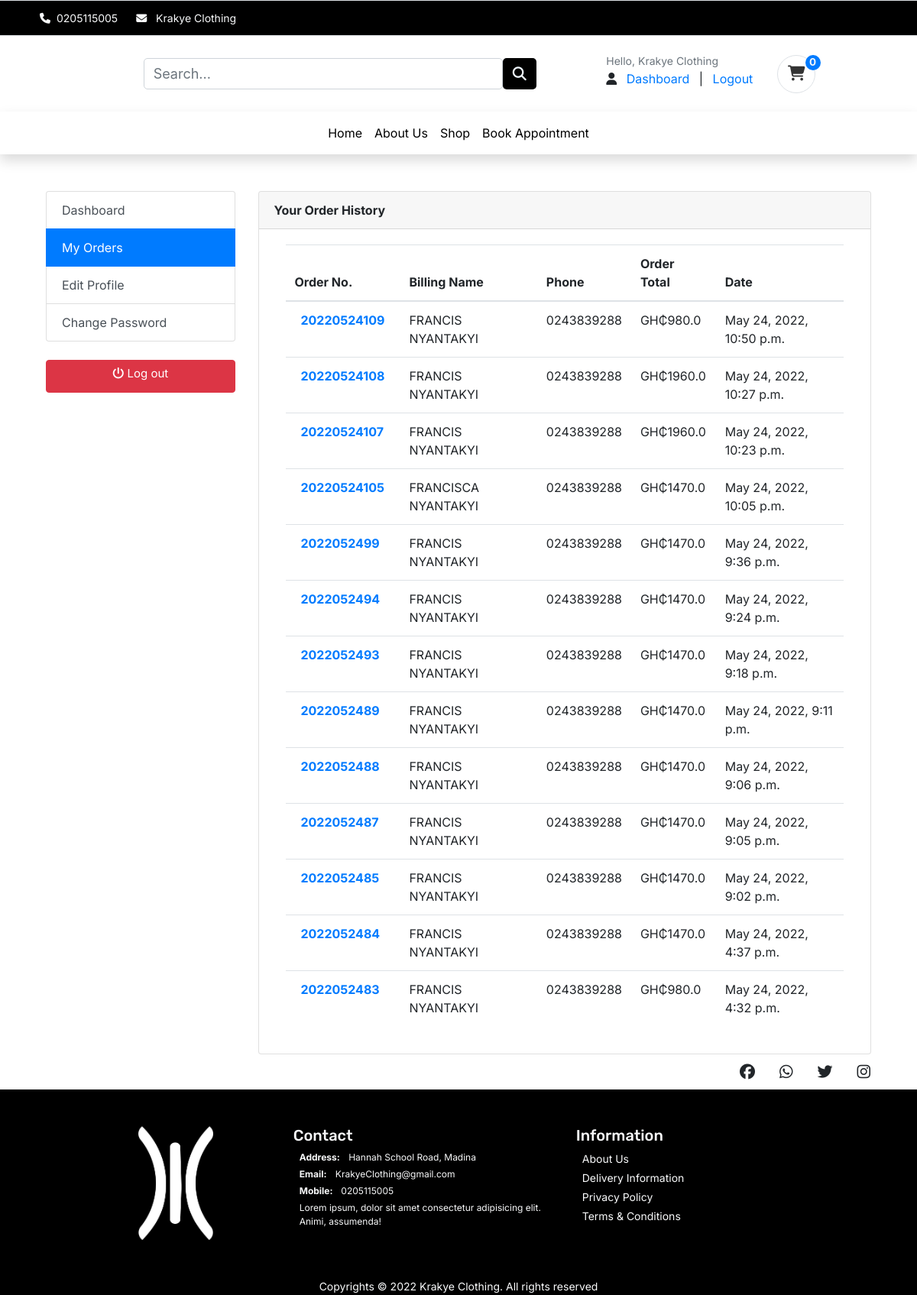
The app's page /account/my_orders/ (signed in) with its own data.
### accounts/models.py (models this page shows, shortened)
class UserBase(AbstractBaseUser, PermissionsMixin):
    username = models.CharField(max_length=150, unique=True)
    email = models.EmailField(_('email address'), unique=True)
    first_name = models.CharField(max_length=150, blank=True)
    last_name = models.CharField(max_length=150, blank=True)
    phone_number = models.CharField(max_length=50)
    address_line_1 = models.CharField(blank=True, max_length=100)
    address_line_2 = models.CharField(blank=True, max_length=100)
    profile_picture = models.ImageField(blank=True, upload_to='userprofile', default='/userprofile/profile_default.png')
    city = models.CharField(blank=True, max_length=20)
    state = models.CharField(blank=True, max_length=20)
    country = models.CharField(blank=True, max_length=20)
    is_active = models.BooleanField(default=False)
    is_staff = models.BooleanField(default=False)
    is_admin = models.BooleanField(default=False)
    date_created = models.DateTimeField(auto_now_add=True)
    last_login = models.DateTimeField(auto_now_add=True)
    updated = models.DateTimeField(auto_now=True)
    objects = CustomAccountManager()
    USERNAME_FIELD = 'email'
    REQUIRED_FIELDS = ['username', 'first_name', 'last_name']
    class Meta:
        verbose_name = "Accounts"
        verbose_name_plural = "Accounts"
        default_permissions = ()
    def __str__(self):
        return self.username
    def full_name(self):
        return f'{self.first_name} {self.last_name}'

### orders/models.py (models this page shows, shortened)
class Order(models.Model):
    STATUS = (
        ('New', 'New'),
        ('Accepted', 'Accepted'),
        ('Completed', 'Completed'),
        ('Cancelled', 'Cancelled'),
    )
    user = models.ForeignKey(UserBase, on_delete=models.SET_NULL, null=True)
    payment = models.ForeignKey(Payment, on_delete=models.SET_NULL, blank=True, null=True)
    order_number = models.CharField(max_length=20)
    first_name = models.CharField(max_length=100)
    last_name = models.CharField(max_length=100)
    phone = models.CharField(max_length=15)
    email = models.EmailField(max_length=100)
    address_line_1 = models.CharField(max_length=100)
    address_line_2 = models.CharField(max_length=100, blank=True)
    country = models.CharField(max_length=100)
    state = models.CharField(max_length=100)
    city = models.CharField(max_length=100)
    order_note = models.CharField(max_length=100, blank=True)
    order_total = models.FloatField()
    status = models.CharField(max_length=10, choices=STATUS, default='New')
    ip = models.CharField(blank=True, max_length=20)
    is_ordered = models.BooleanField(default=False)
    created_at = models.DateTimeField(auto_now_add=True)
    updated_at = models.DateTimeField(auto_now=True)
    def full_name(self):
        return f'{self.first_name} {self.last_name}'
    class Meta:
        ordering = ('-created_at',)

### accounts/views.py (the view)
# urls.py: path('my_orders/', views.my_orders, name='my_orders'),
@login_required(login_url = 'login')
def my_orders(request):
    orders = Order.objects.filter(user = request.user, is_ordered=True).order_by('-created_at')
    context = {
        'orders':orders
    }
    return render(request, 'account/user/my_order.html', context)

### cart/context_processors.py (called while the page is built)
def counter(request):
    cart_count = 0
    if 'admin' in request.path:
        return {}
    else:
        try:
            cart = Cart.objects.filter(cart_id=_cart_id(request))
            if request.user.is_authenticated:
                cart_items = CartItem.objects.all().filter(user=request.user)
            else:
                cart_items = CartItem.objects.all().filter(cart=cart[:1])
            for cart_item in cart_items:
                cart_count += cart_item.quantity
        except Cart.DoesNotExist:
            cart_count = 0
    return dict(cart_count=cart_count)

### cart/views.py (called while the page is built)
def _cart_id(request):
    cart = request.session.session_key
    if not cart:
        cart = request.session.create()
    return cart

### templates/account/user/my_order.html (shortened to what this page needs)
{% extends '../../base.html' %} {% load static %}  {% block content %}
<section class="section-content mt-5 font-inter padding-y bg">
  <div class="container-fluid">
    <div class="row">
    <div class="container">
      <div class="row">
      {% include 'includes/dash_sidebar.html' %}
      <main class="col-md-9">
        <article class="card">
        <header class="card-header">
          <strong class="d-inline-block mr-3">Your Order History</strong>
        </header>
        <div class="card-body">
          <div class="row">
          <div class="col-md-12">
            <table class="table table-hover">
                <thead>
                  <tr>
                    <th scope="col">Order No.</th>
                    <th scope="col">Billing Name</th>
                    <th scope="col">Phone</th>
                    <th scope="col">Order Total</th>
                    <th scope="col">Date</th>
                  </tr>
                </thead>
                <tbody>
                    {%for order in orders%}
                  <tr>
                    <th scope="row"> <a href="{%url 'accounts:order_detail' order.order_number%}">{{order.order_number}}</a></th>
                    <td>{{order.full_name}}</td>
                    <td>{{order.phone}}</td>
                    <td>GH₵{{order.order_total}}</td>
                    <td>{{order.created_at}}</td>
                  </tr>
                  {%endfor%}
                </tbody>
              </table>
          </div>
          </div>
        </div>
        </article>
      </main>
    </div>
    </div>
  </section>
{%endblock%}

### templates/includes/navbar.html (shortened to what this page needs)
<nav class="px-5 ml-3 navbar navbar-expand-lg navbar-light bg-white d-flex justify-content-between">
    <a class="navbar-brand" href="{%url "store:home"%}"><img src="https://festus-kwafo.github.io/KrakyeClothing/assets/logo.png" width="70" alt="" class="img-fluid"></a>
        <form action="{%url 'store:search'%}" method="GET" class="col-6">
          <div class="input-group">
            <input type="text" class="form-control" placeholder="Search..." name="keyword">
            <button class="btn btn-product" type="submit"><i class="fa-solid fa-magnifying-glass"></i>
            </button>
          </div>
        </form>
        <div class="d-flex nav-item">
            <div class="mr-3 navbar-item-hidden font-inter text-decoration-none">
              {% if user.id is None %}
              <div class="widget-header">
                <small class="title text-muted">Welcome Guest!</small>
                <div>
                  <a href="{% url 'accounts:login' %}">Sign in</a> <span class="dark-transp"> | </span>
                  <a href="{% url 'accounts:register' %}"> Register</a>
                </div>
              </div>
              {% else %}
              <div class="widget-header ">
                <small class="title font-inter text-muted">Hello, {{user.full_name}}</small>
                <div>
                  <span>
                    <i class="fa-solid fa-user"></i>
                  </span>
                  <a href="{% url 'accounts:dashboard' %}">Dashboard</a> <span class="dark-transp"> | </span>
                  <a href="{% url 'accounts:logout' %}"> Logout</a>
                </div>
              </div>
              {% endif %}
            </div>
            <div>
              <a href="{%url 'cart:cart_summary'%}">
                <button type="button" class="btn btn-cart border rounded-circle position-relative">
                  <i class="fa-solid fa-cart-shopping font-size-20"></i>
                  <span class="text-light position-absolute top-0 start-100 translate-middle rounded-circle badge bg-primary">
                    {{cart_count}}
                  </span>
                </button>
              </a>
            </div>
        </div>
  </nav>

### static/css/style.css (style rules this page uses)
button, button:focus { outline: none !important; box-shadow: none !important; }
.btn-product { background-color: black; color: aliceblue; }
.font-inter { font-family: "Inter", cursive; }
.font-size-20 { font-size: 20px; }
a { text-decoration: none; }
.btn-cart, .btn-wishlist { position: relative; align-items: center; justify-content: center; width: 50px; height: 50px; color: #333333; border: none; outline: none; border-radius: 50%; }
.row { margin: 0; }
a { padding: 0 1vh; }
form { padding: 2vh 0; }
input { border: 1px solid rgba(0, 0, 0, 0.137); padding: 1vh; margin-bottom: 4vh; outline: none; width: 100%; background-color: #f7f7f7; }
input, textarea, button { padding: 8px 15px; border-radius: 5px !important; margin: 5px 0px; box-sizing: border-box; border: 1px solid #ccc; font-size: 18px !important; font-weight: 300; }

### records on screen
UserBase: full_name "Krakye Clothing"
Order: order_number "20220524109", full_name "FRANCIS NYANTAKYI", phone "0243839288", order_total "980.0", created_at "May 24, 2022, 10:50 p.m."
Order: order_number "20220524108", full_name "FRANCIS NYANTAKYI", phone "0243839288", order_total "1960.0", created_at "May 24, 2022, 10:27 p.m."
Order: order_number "20220524107", full_name "FRANCIS NYANTAKYI", phone "0243839288", order_total "1960.0", created_at "May 24, 2022, 10:23 p.m."
Order: order_number "20220524105", full_name "FRANCISCA NYANTAKYI", phone "0243839288", order_total "1470.0", created_at "May 24, 2022, 10:05 p.m."
Order: order_number "2022052499", full_name "FRANCIS NYANTAKYI", phone "0243839288", order_total "1470.0", created_at "May 24, 2022, 9:36 p.m."
Order: order_number "2022052494", full_name "FRANCIS NYANTAKYI", phone "0243839288", order_total "1470.0", created_at "May 24, 2022, 9:24 p.m."
Order: order_number "2022052493", full_name "FRANCIS NYANTAKYI", phone "0243839288", order_total "1470.0", created_at "May 24, 2022, 9:18 p.m."
Order: order_number "2022052489", full_name "FRANCIS NYANTAKYI", phone "0243839288", order_total "1470.0", created_at "May 24, 2022, 9:11 p.m."
Order: order_number "2022052488", full_name "FRANCIS NYANTAKYI", phone "0243839288", order_total "1470.0", created_at "May 24, 2022, 9:06 p.m."
Order: order_number "2022052487", full_name "FRANCIS NYANTAKYI", phone "0243839288", order_total "1470.0", created_at "May 24, 2022, 9:05 p.m."
Order: order_number "2022052485", full_name "FRANCIS NYANTAKYI", phone "0243839288", order_total "1470.0", created_at "May 24, 2022, 9:02 p.m."
Order: order_number "2022052484", full_name "FRANCIS NYANTAKYI", phone "0243839288", order_total "1470.0", created_at "May 24, 2022, 4:37 p.m."
Order: order_number "2022052483", full_name "FRANCIS NYANTAKYI", phone "0243839288", order_total "980.0", created_at "May 24, 2022, 4:32 p.m."

### other values on screen
{{ cart_count }} "0"
